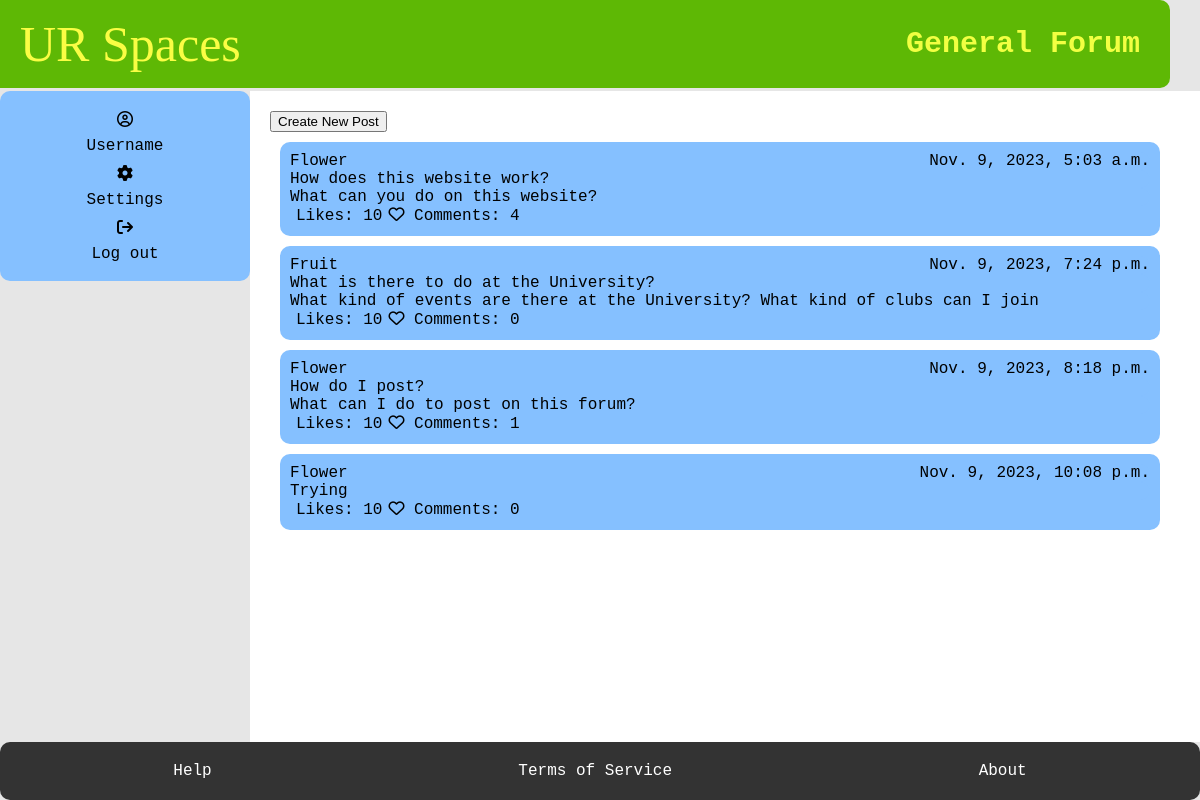
/subforum/general-forum/ (signed in), run on an earlier commit of the app's database.
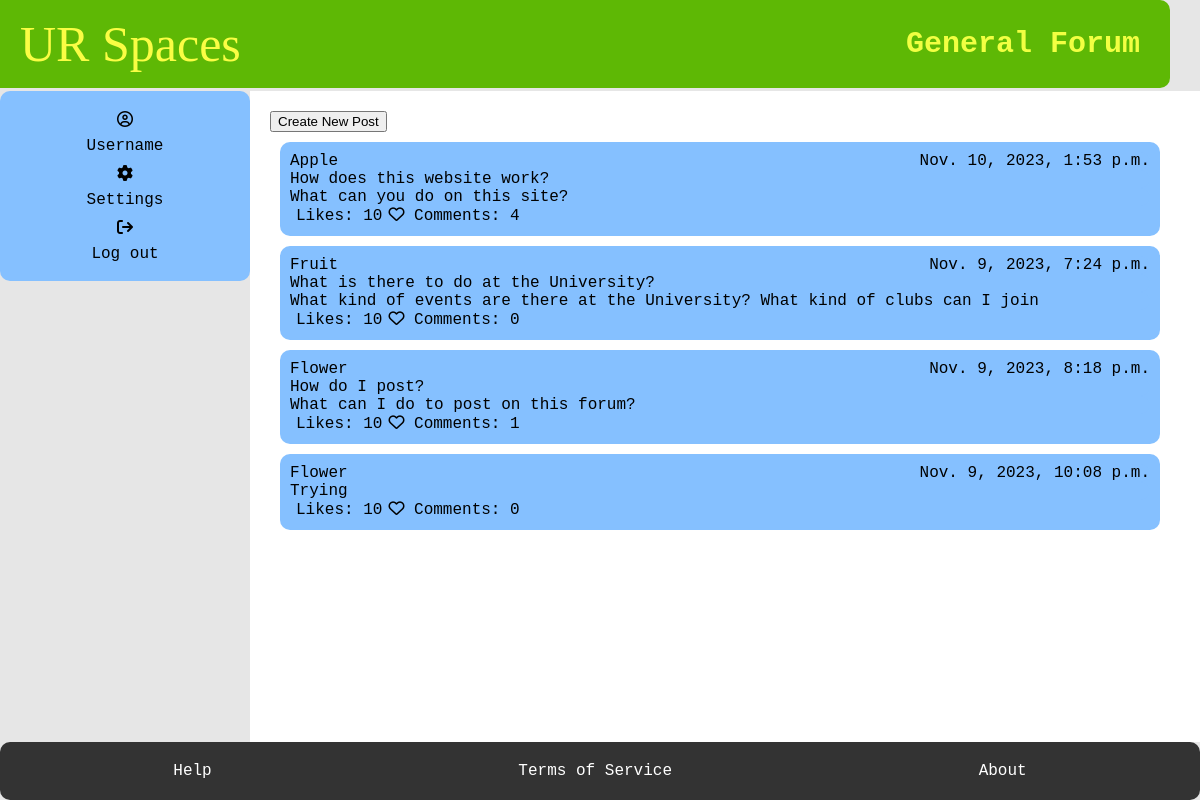
And on a later commit of the database.
### myapp/models.py (models this page shows, shortened)
class SubForum(models.Model):
    sub_name = models.CharField(max_length=100)
    slug = models.SlugField(max_length=400, unique=True, blank=True)

class Posts(models.Model):
    User_ID = models.ForeignKey(Student, on_delete=models.CASCADE)
    SubForum_ID = models.ForeignKey(SubForum, default= 1, on_delete=models.CASCADE)
    post_name = models.TextField(max_length=400)
    contents = models.TextField()
    count_likes = models.IntegerField(default=0, blank=True, )
    locked = models.BooleanField(default=False)
    pin = models.BooleanField(default=False)
    reported = models.BooleanField(default=False)
    post_date = models.DateTimeField(auto_now_add=True)
    slug = models.SlugField(max_length=400, unique=True, blank=True)
    def get_url(self):
        return reverse("posts", kwargs={
            "slug":self.slug
        })
    @property
    def num_comments(self):
        return Comment.objects.filter(Post_ID = self).count()

class Student(models.Model):
    User_ID = models.ForeignKey(User, on_delete=models.CASCADE)
    bio = models.TextField(default="Please add bio in settings", blank=True)
    banned = models.BooleanField(default=False)
    avatar =ResizedImageField(size=[50, 80], quality=100, upload_to="authors", default=None, null=True, blank=True)
    reported = models.BooleanField(default=False)
    slug = models.SlugField(max_length=400, unique=True, blank=True)
    def get_url(self):
        return reverse("user", kwargs={
            "slug":self.slug
        })

### myapp/views.py (the view, shortened to what this page needs)
# urls.py: path("subforum/<slug>/", subforum, name="subforum")
@login_required
def subforum(request, slug):
    forum = get_object_or_404(SubForum, slug=slug)
    post = Posts.objects.filter(SubForum_ID = forum)
    user = request.user
    currentUser = User.objects.get(username = user)
    error = False
    if currentUser.is_staff != True:
        student = Student.objects.get(User_ID = currentUser)
    context = {
        "forum": forum,
        "post" : post,
        "error": error
    }
    return render(request, "subforum.html", context)

### myapp/templates/subforum.html (shortened to what this page needs)
{% extends 'base.html' %}
    {% block title %}
    <h1>{{forum.sub_name}}</h1>
    {% endblock %}
    {% block content %}
    <main>
      <button onclick="reveal()", type="submit", name="createPost", value="createPost">Create New Post</button>
      {% for field in post %}
        <section class="box" >
        <div class="forum-item">
          {%if  field.User_ID.User_ID.username  == request.user.username%}
                <a href="{% url 'profile' %}"> {{field.User_ID.User_ID.username}}  </a>
                {%else%}
                <a href="{{field.User_ID.get_url}}"> {{field.User_ID.User_ID.username}}  </a>
          {% endif %}
            <span> {{field.post_date}} </span>
        </div>
        <div class="forum-item">
          <a href="{{field.get_url}}"> {{field.post_name}}  </a>
          </div>
        <div class="forum-item">
          <span> {{field.contents}}</span>
        </div>
        <div class="post-item">
          <input type="button" value="Likes: 10" class="btn1"><i class="fa-regular fa-heart"></i>
          <a href="{{field.get_url}}"> Comments: {{field.num_comments}} </a>
      </section>
      {% endfor %}
    </main>
    {% endblock %}

### myapp/templates/base.html (shortened to what this page needs)
{%load static%}
<!DOCTYPE html>
<html lang="en">
    <head>
        <link rel="stylesheet" href="{%static 'style.css' %}"/>
    </head>
  <body>
    <div id="container">
        <header>
          <a href="{% url 'index' %}" class="title">UR Spaces</a>
          {% block title %}
          {% endblock %}
        </header>
        <aside id="aside">
          <div class="user-panel">
            <i class="fa-regular fa-circle-user"></i><a href="{% url 'profile' %}"> Username </a>
            {% if request.user.is_staff%}
            <i class="fa-solid fa-gear"></i><a href="#"> Reports </a>
            {%else%}
            <i class="fa-solid fa-gear"></i><a href="{% url 'setting' %}"> Settings </a>
            {% endif %}
            <i class="fa-solid fa-arrow-right-from-bracket"></i><a href="{% url 'logout' %}">Log out </a>
          </div>
        </aside>
    {% block content %}
    {% endblock %}
    <footer>
        <a href="{% url 'help' %}">Help</a>
        <a href="{% url 'service' %}">Terms of Service</a>
        <a href="{% url 'about' %}">About</a>
      </footer>
    </div>
  </body>
</html>

### myapp/static/style.css (style rules this page uses)
body { font-family: monospace; font-size: 16px; background-color: #e6e6e6; margin: 0; padding: 0; }
#container { display: grid; grid-template-areas: "header header" ". ." "aside main" "footer footer"; grid-template-rows: auto 3px 1fr auto; grid-template-columns: 250px 1fr; min-height: 100vh; }
header { grid-area: header; display: flex; justify-content: space-between; align-items: center; padding: 15px 30px; background-color: #5eb805; border-radius: 10px; position: relative; left: -30px; }
header .title { font-size: 50px; color: #f2ff42; text-decoration: none; font-family: 'Brush Script MT', Brush Script Std, cursive; position: relative; left: 20px; }
header h1 { font-size: 30px; margin: 0; color: #f2ff42 }
#aside { grid-area: aside; padding: 20px 20px; background-color: #85c0ff; height: 150px; display: flex; flex-direction: column; align-items: center; gap: 10px; border-radius: 10px; }
.user-panel { width: 100%; display: flex; flex-direction: column; align-items: center; gap: 10px; }
main { grid-area: main; background-color: white; padding: 20px; padding-right: 30px; }
.btn1 { background-color: transparent; color: black; border: none; font-family: monospace; font-size: 16px; transition-duration: 0.2s; }
.forum-item { display: flex; justify-content: space-between; background-color: #85c0ff; border-radius: 10px; }
.box { display: flex; flex-direction: column; border-radius: 10px; padding: 10px; margin: 10px; background-color: #85c0ff; }
footer { grid-area: footer; background-color: #333; padding: 20px; display: flex; justify-content: space-around; border-radius: 10px; }
footer a:link { color: white; text-decoration: none; font-size: 16px; }
a:link { color: #000000; text-decoration: none; }
a.title:link { text-decoration: none; color: #fafd44; }

What changed in the data, as far as the page shows it:
changed Posts "How does this website work?": User_ID_id 4 → 5 (drawn); post_date "Nov. 9, 2023, 5:03 a.m." → "Nov. 10, 2023, 1:53 p.m."; contents "What can you do on this website?" → "What can you do on this site?"; User_ID.User_ID.username "Flower" → "Apple"
